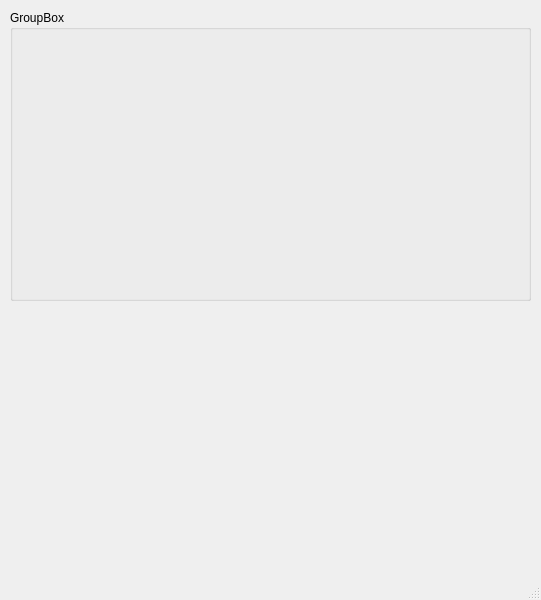
<?xml version="1.0" encoding="UTF-8"?>
<ui version="4.0">
 <class>MainWindow</class>
 <widget class="QMainWindow" name="MainWindow">
  <property name="geometry">
   <rect>
    <x>0</x>
    <y>0</y>
    <width>541</width>
    <height>600</height>
   </rect>
  </property>
  <property name="windowTitle">
   <string>MainWindow</string>
  </property>
  <widget class="QWidget" name="centralwidget">
   <widget class="QGroupBox" name="groupBox">
    <property name="geometry">
     <rect>
      <x>10</x>
      <y>10</y>
      <width>521</width>
      <height>291</height>
     </rect>
    </property>
    <property name="title">
     <string>GroupBox</string>
    </property>
   </widget>
  </widget>
  <widget class="QMenuBar" name="menubar">
   <property name="geometry">
    <rect>
     <x>0</x>
     <y>0</y>
     <width>541</width>
     <height>26</height>
    </rect>
   </property>
  </widget>
  <widget class="QStatusBar" name="statusbar"/>
 </widget>
 <resources/>
 <connections/>
</ui>
